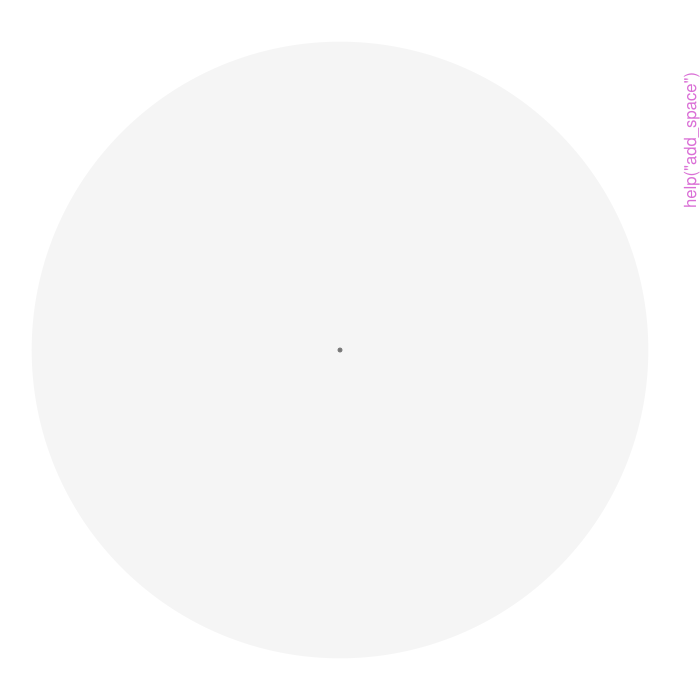

Write the R code that produced this figure.
pkgname <- "ferrn"
source(file.path(R.home("share"), "R", "examples-header.R"))
options(warn = 1)
library('ferrn')

base::assign(".oldSearch", base::search(), pos = 'CheckExEnv')
base::assign(".old_wd", base::getwd(), pos = 'CheckExEnv')
cleanEx()
nameEx("add_space")
### * add_space

flush(stderr()); flush(stdout())

### Name: add_space
### Title: A ggproto for drawing circle
### Aliases: add_space

### ** Examples

library(ggplot2)
space <- tibble::tibble(x0 = 0, y0 = 0, r = 5)
ggplot() +
  add_space(space) +
  theme_void() +
  theme(aspect.ratio = 1)



cleanEx()
nameEx("add_start")
### * add_start

flush(stderr()); flush(stdout())

### Name: add_start
### Title: A ggproto for drawing start points
### Aliases: add_start

### ** Examples

library(ggplot2)
# construct the space and start df for plotting
space <- tibble::tibble(x0 = 0, y0 = 0, r = 5)
start <- holes_1d_geo %>%
  compute_pca() %>%
  purrr::pluck("aug") %>%
  clean_method() %>%
  get_start()
ggplot() +
  add_space(dt = space) +
  add_start(dt = start, start_color = info) +
  theme_void() +
  theme(aspect.ratio = 1)



cleanEx()
nameEx("bind_random")
### * bind_random

flush(stderr()); flush(stdout())

### Name: bind_random
### Title: Bind random bases in the projection bases space
### Aliases: bind_random

### ** Examples

bind_random(holes_1d_better) %>% tail(5)



cleanEx()
nameEx("bind_random_matrix")
### * bind_random_matrix

flush(stderr()); flush(stdout())

### Name: bind_random_matrix
### Title: Bind random bases in the projection bases space as a matrix
### Aliases: bind_random_matrix

### ** Examples

data <- get_basis_matrix(holes_1d_geo)
bind_random_matrix(data) %>% tail(5)



cleanEx()
nameEx("bind_theoretical")
### * bind_theoretical

flush(stderr()); flush(stdout())

### Name: bind_theoretical
### Title: Bind the theoretical best record
### Aliases: bind_theoretical

### ** Examples

best <- matrix(c(0, 1, 0, 0, 0), nrow = 5)
tail(holes_1d_better %>% bind_theoretical(best, tourr::holes(), raw_data = boa5), 1)



cleanEx()
nameEx("data")
### * data

flush(stderr()); flush(stdout())

### Name: holes_1d_geo
### Title: Simulated data
### Aliases: holes_1d_geo holes_1d_better holes_2d_better
###   holes_2d_better_max_tries boa boa5 boa6
### Keywords: datasets

### ** Examples

library(ggplot2)
library(tidyr)
library(dplyr)
boa %>%
  pivot_longer(cols = x1:x10, names_to = "var", values_to = "value") %>%
  mutate(var = forcats::fct_relevel(as.factor(var), paste0("x", 1:10))) %>%
  ggplot(aes(x = value)) +
  geom_density() +
  facet_wrap(vars(var))



cleanEx()
nameEx("explore_space_pca")
### * explore_space_pca

flush(stderr()); flush(stdout())

### Name: explore_space_pca
### Title: Plot the PCA projection of the projection bases space
### Aliases: explore_space_pca flip_sign compute_pca

### ** Examples

dplyr::bind_rows(holes_1d_geo, holes_1d_better) %>%
  bind_theoretical(matrix(c(0, 1, 0, 0, 0), nrow = 5),
    index = tourr::holes(), raw_data = boa5
  ) %>%
  explore_space_pca(group = method, details = TRUE) +
  scale_color_discrete_botanical()
dplyr::bind_rows(holes_1d_geo, holes_1d_better) %>%
  flip_sign(group = method) %>%
  str(max = 1)
dplyr::bind_rows(holes_1d_geo, holes_1d_better) %>% compute_pca(group = method)



cleanEx()
nameEx("explore_space_tour")
### * explore_space_tour

flush(stderr()); flush(stdout())

### Name: explore_space_tour
### Title: Plot the grand tour animation of the bases space in high
###   dimension
### Aliases: explore_space_tour prep_space_tour

### ** Examples

explore_space_tour(dplyr::bind_rows(holes_1d_better, holes_1d_geo),
  group = method, palette = botanical_palettes$fern[c(1, 6)]
)



cleanEx()
nameEx("explore_trace")
### * explore_trace

flush(stderr()); flush(stdout())

### Name: explore_trace_interp
### Title: Plot the trace the search progression
### Aliases: explore_trace_interp

### ** Examples

# Compare the trace of interpolated points in two algorithms
holes_1d_better %>%
  explore_trace_interp(interp_size = 2) +
  scale_color_continuous_botanical(palette = "fern")



cleanEx()
nameEx("explore_trace_search")
### * explore_trace_search

flush(stderr()); flush(stdout())

### Name: explore_trace_search
### Title: Plot the count in each iteration
### Aliases: explore_trace_search

### ** Examples

# Summary plots for search points in two algorithms
library(patchwork)
library(dplyr)
library(ggplot2)
p1 <- holes_1d_better %>% explore_trace_search() +
  scale_color_continuous_botanical(palette = "fern")
p2 <- holes_2d_better_max_tries %>% explore_trace_search() +
  scale_color_continuous_botanical(palette = "daisy")
p1 / p2



cleanEx()
nameEx("format_label")
### * format_label

flush(stderr()); flush(stdout())

### Name: format_label
### Title: Better label formatting to avoid overlapping
### Aliases: format_label

### ** Examples

format_label(c(0.87, 0.87, 0.9, 0.93, 0.95), 0.01)
format_label(c(0.87, 0.87, 0.9, 0.93, 0.95, 0.96, 0.96), 0.01)



cleanEx()
nameEx("get_anchor")
### * get_anchor

flush(stderr()); flush(stdout())

### Name: get_anchor
### Title: Extract the anchor points on the geodesic path
### Aliases: get_anchor

### ** Examples

holes_1d_better %>% get_anchor()
holes_1d_geo %>% get_anchor()



cleanEx()
nameEx("get_basis_matrix")
### * get_basis_matrix

flush(stderr()); flush(stdout())

### Name: get_basis_matrix
### Title: Extract all the bases as a matrix
### Aliases: get_basis_matrix

### ** Examples

head(get_basis_matrix(holes_1d_better), 5)



cleanEx()
nameEx("get_best")
### * get_best

flush(stderr()); flush(stdout())

### Name: get_best
### Title: Extract the record with the largest index value
### Aliases: get_best

### ** Examples

dplyr::bind_rows(holes_1d_better, holes_1d_geo) %>% get_best(group = method)



cleanEx()
nameEx("get_dir_search")
### * get_dir_search

flush(stderr()); flush(stdout())

### Name: get_dir_search
### Title: Extract directional search points during the optimisation
### Aliases: get_dir_search

### ** Examples

holes_1d_geo %>%
  compute_pca() %>%
  purrr::pluck("aug") %>%
  get_dir_search()



cleanEx()
nameEx("get_interp")
### * get_interp

flush(stderr()); flush(stdout())

### Name: get_interp
### Title: Extract interpolated records
### Aliases: get_interp

### ** Examples

holes_1d_better %>%
  get_interp() %>%
  head()
get_interp(dplyr::bind_rows(holes_1d_better, holes_1d_geo), group = method) %>% head()



cleanEx()
nameEx("get_interp_last")
### * get_interp_last

flush(stderr()); flush(stdout())

### Name: get_interp_last
### Title: Extract the end point at each interpolation
### Aliases: get_interp_last

### ** Examples

holes_1d_better %>% get_interp_last()
get_interp_last(dplyr::bind_rows(holes_1d_better, holes_1d_geo), group = method)



cleanEx()
nameEx("get_interrupt")
### * get_interrupt

flush(stderr()); flush(stdout())

### Name: get_interrupt
### Title: Extract the end point of the interpolation and the target point
###   in the iteration when an interruption happens
### Aliases: get_interrupt

### ** Examples

holes_1d_better %>% get_interrupt()
holes_1d_geo %>% get_interrupt()



cleanEx()
nameEx("get_search")
### * get_search

flush(stderr()); flush(stdout())

### Name: get_search
### Title: Extract search points during the optimisation
### Aliases: get_search

### ** Examples

holes_1d_better %>% get_search()
holes_1d_geo %>% get_search()



cleanEx()
nameEx("get_search_count")
### * get_search_count

flush(stderr()); flush(stdout())

### Name: get_search_count
### Title: Extract the count in each iteration
### Aliases: get_search_count

### ** Examples

get_search_count(holes_1d_better)
get_search_count(dplyr::bind_rows(holes_1d_better, holes_1d_geo), group = method)



cleanEx()
nameEx("get_start")
### * get_start

flush(stderr()); flush(stdout())

### Name: get_start
### Title: Extract the starting records
### Aliases: get_start

### ** Examples

holes_1d_better %>% get_start()



cleanEx()
nameEx("get_theo")
### * get_theo

flush(stderr()); flush(stdout())

### Name: get_theo
### Title: Extract the theoretical best basis, if applicable
### Aliases: get_theo

### ** Examples

best <- matrix(c(0, 1, 0, 0, 0), nrow = 5)
holes_1d_better %>%
  bind_theoretical(best, tourr::holes(), raw_data = boa5) %>%
  get_theo()



### * <FOOTER>
###
cleanEx()
options(digits = 7L)
base::cat("Time elapsed: ", proc.time() - base::get("ptime", pos = 'CheckExEnv'),"\n")
grDevices::dev.off()
###
### Local variables: ***
### mode: outline-minor ***
### outline-regexp: "\\(> \\)?### [*]+" ***
### End: ***
quit('no')
